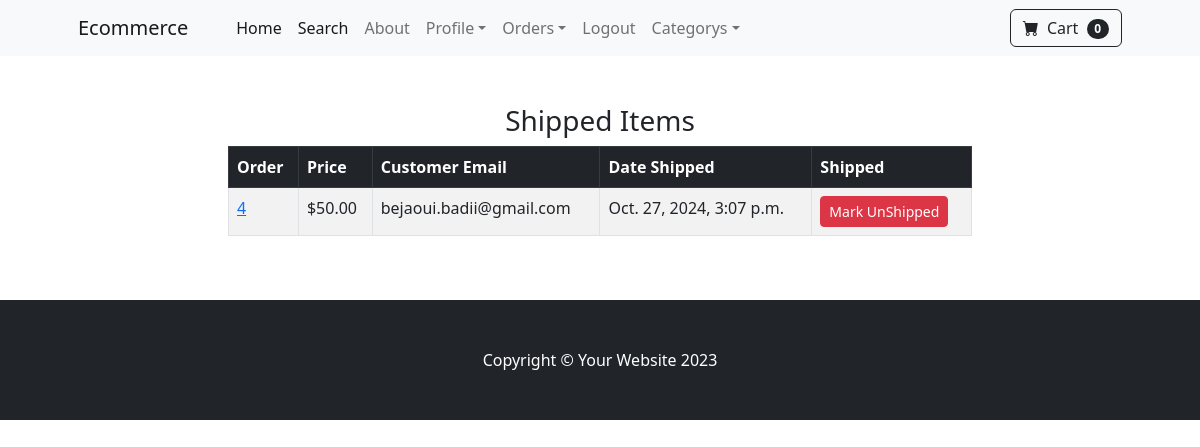
The page /payment/shipped_dash (signed in) on the database its author committed.
### payment/models.py (models this page shows, shortened)
class Order(models.Model):
	user = models.ForeignKey(User, on_delete=models.CASCADE, null=True, blank=True)
	full_name = models.CharField(max_length=250)
	email = models.EmailField(max_length=250)
	shipping_address = models.TextField(max_length=15000)
	amount_paid = models.DecimalField(max_digits=7, decimal_places=2)
	date_ordered = models.DateTimeField(auto_now_add=True)
	shipped = models.BooleanField(default=False)
	date_shipped = models.DateTimeField(blank=True, null=True)

### payment/views.py (the view, shortened to what this page needs)
# urls.py: path('shipped_dash', views.shipped_dash, name="shipped_dash"),
def shipped_dash(request):
	if request.user.is_authenticated and request.user.is_superuser:
		orders = Order.objects.filter(shipped=True)
		return render(request, "payment/shipped_dash.html", {"orders":orders})
	else:
		messages.success(request, "Access Denied")
		return redirect('home')

### cart/cart.py (called while the page is built)
	def __len__(self):
		return len(self.cart)

### cart/context_processors.py (called while the page is built)
def cart(request):
	return {'cart': Cart(request)}

### store/context_processors.py (called while the page is built)
def global_context(request):
    categories = Category.objects.all()
    return {'categories': categories,}

### payment/templates/payment/shipped_dash.html (shortened to what this page needs)
{% extends 'base.html' %}
{% block content %}
        <div class="container">
        	<div class="row">
        		<center>
        			<div class="col-8">
        				<br/><br/>
<h3>Shipped Items</h3>
<table class="table table-striped table-hover table-bordered">
  <thead class="table-dark">
    <tr>
      <th scope="col">Order</th>
      <th scope="col">Price</th>
      <th scope="col">Customer Email</th>
      <th scope="col">Date Shipped</th>
      <th scope="col">Shipped</th>
    </tr>
  </thead>
  <tbody>
    {% for item in orders %}
    <tr>
      <td><a href="{% url 'orders' item.id %}">{{ item.id }}</a></td>
      <td>${{ item.amount_paid }}</td>
      <td>{{ item.email }}</td>
      <td>{{ item.date_shipped }}</td>
       <td>
        <form method="POST">
          <button type="Submit" class="btn btn-danger btn-sm">Mark UnShipped</button>
        </form>
      </td>
    </tr>
    {% endfor %}
  </tbody>
</table>
<br/><br/>
        			</div>
        		</center>
        	</div>
        </div>
{% endblock %}

### rows shown on the page
Order: id "4", amount_paid "50.00", email "bejaoui.badii@gmail.com", date_shipped "Oct. 27, 2024, 3:07 p.m."

### other values the page prints
{{ cart|length }} "0"
